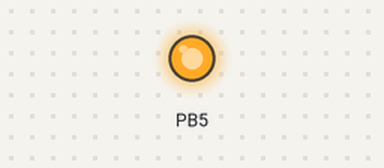
This program was run on a simulated ATtiny85, built with avr-gcc and run on an emulated ATtiny85. Parts: output pins drawn as LEDs (lit = HIGH).

Above: at 0.1 s.
At 1.12 s:
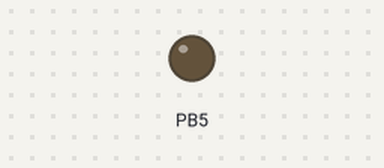
Timing chart, 0 to 2.8 s (numbered marks = the images above):
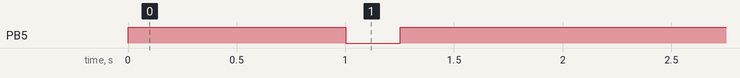

Measured:
- by itself, PB5: HIGH → LOW at 1.0 s, → HIGH 0.25 s later

The program:

main.cpp
```cpp
#include <Arduino.h>
#include <arduino-timer.h>

Timer<2> timer;

bool triggerLed(void *)
{
    digitalWrite(5, LOW);
    timer.in(250, [](void *) -> bool
             {
            digitalWrite(5, HIGH);
            return false; });
    return false;
}

void setup()
{
    // print(BUILD_TYPE);
    pinMode(5, OUTPUT);
    digitalWrite(5, HIGH);
    timer.every(1000, triggerLed);
}
void loop()
{
    // digitalWrite(5, HIGH);
    timer.tick();
    // delay(1000);
    // digitalWrite(5, LOW);
    // delay(1000);
    // digitalWrite(5, HIGH);
}

/*

#include <WS2812.h>
#include <arduino-timer.h>

#include "global.h"
#include "testled.h"

#include <PJONSoftwareBitBang.h>

#define IS_CONSUMER false

// #define BLOCKTYPE PowerSupply

// Bus id definition
uint8_t bus_id[] = {0, 0, 0, 1};

// PJON object
PJONSoftwareBitBang bus(bus_id, IS_CONSUMER ? 44 : 45);

#define LED_PIN 5 // source
// #define LED_PIN 3
// #define LED_PIN 7

// #define SOURCE_COMMUNICATION_PIN 10
// #define CONSUMER_COMMUNICATION_PIN 9
#define SOURCE_COMMUNICATION_PIN 0
#define CONSUMER_COMMUNICATION_PIN 1

Timer<4> timer;

// CRGB leds[2];
WS2812 LED(3);
cRGB rgb;

void CommsReceived(uint8_t *payload, uint16_t length,
                   const PJON_Packet_Info &packet_info)
{
  // packet received
  if (packet_info.rx.id != 45)
  {
    // leds[1] = CRGB::Yellow;
    rgb.r = 255;
    rgb.g = 255;
    rgb.b = 0;
  }
  else
  {
    if ((String)payload[1] != "B")
    {
      // leds[1] = CRGB::Red;
      rgb.r = 255;
      rgb.g = 0;
      rgb.b = 0;
    }
    else
    {
      // leds[1] = CRGB::Green;
      rgb.r = 0;
      rgb.g = 255;
      rgb.b = 0;
    }
  }
  LED.set_crgb_at(1, rgb);
  LED.sync();

  timer.in(333, [](void *) -> bool
           {
            rgb.r = 32;
            rgb.g = 32;
            rgb.b = 32;
            LED.set_crgb_at(1, rgb);
            LED.sync();
            return false; });
}

void setup()
{
  bus.strategy.set_pin(CONSUMER_COMMUNICATION_PIN);

  LED.setOutput(LED_PIN);

  if (IS_CONSUMER)
  {
    // FastLED.addLeds<WS2811, 3, GRB>(leds, 2);
    // leds[0] = CRGB::DarkBlue;
    rgb.r = 8;
    rgb.g = 16;
    rgb.b = 64;
    LED.set_crgb_at(0, rgb);
    // leds[1] = CRGB::DarkGray;
    rgb.r = 32;
    rgb.g = 32;
    rgb.b = 32;
    LED.set_crgb_at(1, rgb);

    bus.begin();
    bus.set_receiver(CommsReceived);
  }
  else
  {

    // FastLED.addLeds<WS2811, 5, GRB>(leds, 2);
    // leds[0] = CRGB::GhostWhite;
    rgb.r = 120;
    rgb.g = 140;
    rgb.b = 130;
    LED.set_crgb_at(0, rgb);
    rgb.r = 16;
    rgb.g = 8;
    rgb.b = 8;
    LED.set_crgb_at(1, rgb);

    bus.begin();
    bus.send_repeatedly(44, "B", 1, 1000000);
    timer.every(1000, [](void *) -> bool
                {
            rgb.r = 16;
            rgb.g = 96;
            rgb.b = 213;
            LED.set_crgb_at(1, rgb);
            LED.sync();
            timer.in(200, [](void *) -> bool
                    {
                      rgb.r = 16;
                      rgb.g = 32;
                      rgb.b = 16;
                      LED.set_crgb_at(1, rgb);
                      LED.sync();
                      return false; });
            return true; });
  }

  rgb.r = 0;
  rgb.g = 0;
  rgb.b = 0;
  LED.set_crgb_at(2, rgb);

  LED.sync();

  // FastLED.setBrightness(90);
  // FastLED.show();
}

void loop()
{

  timer.tick();

  if (IS_CONSUMER)
  {
    bus.receive(1000);
  }
  else
  {
    bus.update();
  }
}
/**/
```

blocks.h
```cpp
#ifndef BLOCKS_H
#define BLOCKS_H

#include "../src/blocks/base/block_base_Base.h"
#include "../src/blocks/base/block_base_Conduit.h"
#include "../src/blocks/base/block_base_Consumer.h"
#include "../src/blocks/base/block_base_Source.h"

typedef BlockBase_Conduit Conduit;
typedef BlockBase_Consumer Consumer;
typedef BlockBase_Source Source;


/**
 * @brief Mode that a given Block should operate under. Used to determine what type
 * of comms device this block should inherit from.
 * @see #BlockType
 * @see /ref comms_device
 */
enum BlockPowerMode
{
    /// @brief Unassigned block power mode. Default value, invalid for execution.
    PM_UNASSIGNED = 0,
    /// @brief Source of power, providing power to other devices.
    /// @see /ref comms_transmitter
    PM_Source = 1,
    /// @brief PM_Consumer of power, taking power from a source.
    /// @see /ref comms_receiver
    PM_Consumer = 2,
    /// @brief Unique block type that only passes energy, and is neither a Source nor a PM_Consumer.
    PM_Conduit = 3,
};

/**
 * @brief Type for a given block - more granular contents,
 * @see BlockPowerMode
 */
enum BlockType
{
    /// @brief Unassigned block type. Default value, invalid for execution
    BT_UNASSIGNED = 0,

    /// @brief BT_PowerSupply. Provides power to other blocks.
    /// @see #BlockPowerMode ::Source
    /// @see /ref comms_transmitter
    BT_PowerSupply = 1,
    /// @brief BT_House. General use block, likely has a few LEDs or simple device.
    /// @see #BlockPowerMode ::PM_Consumer
    /// @see /ref comms_receiver
    BT_House = 2,
};

BlockPowerMode GetBlockPowerMode(BlockType);

bool IsBlockPowerModePowerAccessor(BlockPowerMode blockPowerMode);
bool IsBlockTypePowerAccessor(BlockType blockType);
bool IsBlockTypePowerSource(BlockType blockType);

#endif
```

global.h
```cpp
#ifndef GLOBAL_H
#define GLOBAL_H

#include <Arduino.h>

void LogInfo(String);
void LogInfo(String message, bool showInfoLabel);
void LogWarning(String message);
void LogError(String message);
void LogException(String message);

class _GlobalInternal
{
public:
    static void _PrintLog(String label, String message);
    static void _ThrowLog(String label, String message);
    static const char *_ParseLog(String label, String message);
};

#endif
```

block_base_Base.cpp
```cpp
#include "block_base_Base.h"

BlockBase_Base::BlockBase_Base(){};
```

block_base_Base.h
```cpp
#ifndef BLOCK_BASE_BASE_H
#define BLOCK_BASE_BASE_H

class BlockBase_Base
{
    protected:
        BlockBase_Base();
};

#endif
```

block_base_Conduit.cpp
```cpp
#include "block_base_Conduit.h"

// constructor
BlockBase_Conduit::BlockBase_Conduit() {}
```

block_base_Conduit.h
```cpp
#include "block_base_Base.h"

#ifndef BLOCK_BASE_CONDUIT_H
#define BLOCK_BASE_CONDUIT_H

class BlockBase_Conduit : protected BlockBase_Base
{
public:
    BlockBase_Conduit();
};

#endif
```

block_base_Consumer.cpp
```cpp
#include "block_base_Consumer.h"

// constructor
BlockBase_Consumer::BlockBase_Consumer() {}
```

block_base_Consumer.h
```cpp
#include "block_base_Base.h"

#ifndef BLOCK_BASE_CONSUMER_H
#define BLOCK_BASE_CONSUMER_H

/**
 * @brief TEST
 *
 */
class BlockBase_Consumer : protected BlockBase_Base
{
public:
    BlockBase_Consumer();
};

#endif
```

block_base_Source.cpp
```cpp
#include "block_base_Source.h"

// constructor
BlockBase_Source::BlockBase_Source() {}
```

block_base_Source.h
```cpp
#include "block_base_Base.h"

#ifndef BLOCK_BASE_SOURCE_H
#define BLOCK_BASE_SOURCE_H

class BlockBase_Source : protected BlockBase_Base
{
public:
    BlockBase_Source();
};

#endif
```

block_House.cpp
```cpp
#include "block_House.h"

BlockHouse::BlockHouse(){};
```

block_House.h
```cpp
#include "blocks.h"

#ifndef BLOCKS_HOUSE_H
#define BLOCKS_HOUSE_H

class BlockHouse : public Consumer {
    public:
        BlockHouse();
};

#endif
```

block_PowerSupply.cpp
```cpp
#include "block_PowerSupply.h"

BlockPowerSupply::BlockPowerSupply(){};
```

block_PowerSupply.h
```cpp
#include "blocks.h"

#ifndef BLOCKS_POWERSUPPLY_H
#define BLOCKS_POWERSUPPLY_H

class BlockPowerSupply : public Source {
    public:
        BlockPowerSupply();
};

#endif
```

comms_Device.cpp
```cpp
#include "comms_Device.h"

CommsDevice::CommsDevice(){};
```

comms_Device.h
```cpp
#ifndef COMMS_DEVICE_H
#define COMMS_DEVICE_H

class CommsDevice
{
    protected:
        CommsDevice();
};

#endif
```

comms_Receiver.cpp
```cpp
#include "comms_Receiver.h"

// constructor
CommsReceiver::CommsReceiver() {}
```

comms_Receiver.h
```cpp
#include "comms_Device.h"

#ifndef COMMS_RECEIVER_H
#define COMMS_RECEIVER_H

class CommsReceiver : protected CommsDevice
{
public:
    CommsReceiver();
};

#endif
```

comms_Transmitter.cpp
```cpp
#include "comms_Transmitter.h"

// constructor
CommsTransmitter::CommsTransmitter(){};

// destructor
// CommsTransmitter::~CommsTransmitter() {}
```

comms_Transmitter.h
```cpp
#include "comms_Device.h"

#ifndef COMMS_TRANSMITTER_H
#define COMMS_TRANSMITTER_H

class CommsTransmitter : protected CommsDevice
{
public:
    CommsTransmitter();
};

#endif
```

blocks.cpp
```cpp
#include "global.h"
#include "blocks.h"
#include "Arduino.h"

BlockPowerMode GetBlockPowerMode(BlockType blockType)
{
    switch (blockType)
    {
        // sources
    case BT_PowerSupply:
        return PM_Source;

        // consumers
    case BT_House:
        return PM_Consumer;

        // invalid/default
    case BT_UNASSIGNED:
        LogException("BlockType BT_UNASSIGNED is invalid, cannot get BlockPowerMode");
    default:
        LogError("tested BlockType is not implemented");
    }

    return PM_UNASSIGNED;
}

bool IsBlockPowerModePowerAccessor(BlockPowerMode blockPowerMode)
{
    if (blockPowerMode == PM_UNASSIGNED)
    {
        LogException("BlockPowerMode PM_UNASSIGNED is invalid, cannot check if power accessor");
    }
    switch (blockPowerMode)
    {
    case PM_UNASSIGNED:
    case PM_Conduit:
        return false;
    default:
        return true;
    }
}

bool IsBlockTypePowerAccessor(BlockType blockType)
{
    if (blockType == BT_UNASSIGNED)
    {
        LogException("BlockType BT_UNASSIGNED is invalid, cannot check if power accessor");
    }
    switch (blockType)
    {
    case BT_UNASSIGNED:
        return false;
    default:
        return true;
    }
}

/**
 * @brief Checks if the given #BlockType is a power SOURCE (true), or power CONSUMER (false).
 *
 * @param blockType BlockType to check
 * @return true if block IS a power source, false if not
 */
bool IsBlockTypePowerSource(BlockType blockType)
{
    if (blockType == BT_UNASSIGNED)
    {
        LogException("BlockType BT_UNASSIGNED is invalid, cannot check if power source, returning false");
    }
    return GetBlockPowerMode(blockType) == PM_Source;
}
bool IsBlockTypePowerConsumer(BlockType blockType)
{
    if (blockType == BT_UNASSIGNED)
    {
        LogException("BlockType BT_UNASSIGNED is invalid, cannot check if power source, returning false");
    }
    return GetBlockPowerMode(blockType) == PM_Consumer;
}
```

Source omitted: testled.cpp (14315 bytes)
